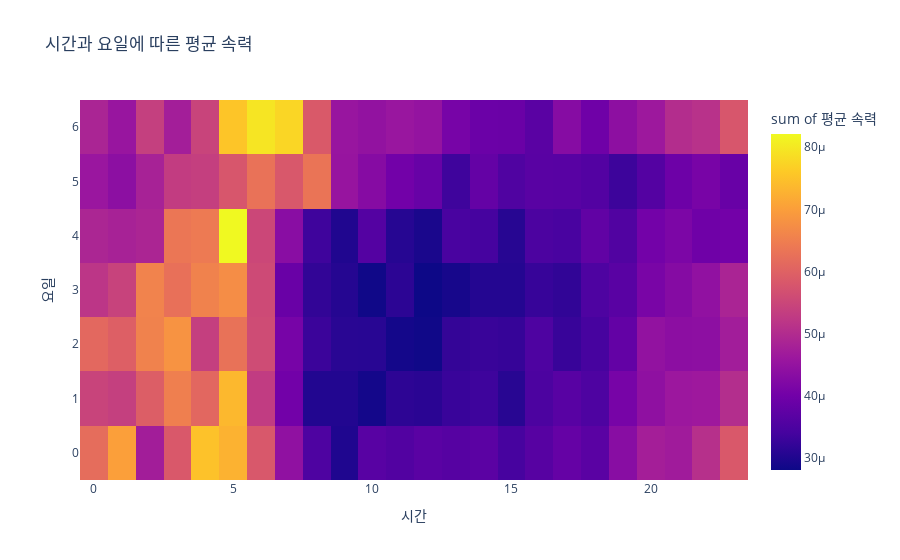

The notebook cell saved with this chart:
### Code cell
# (1) 요일에 따른 평균속력 시각화
df = pd.read_csv("https://raw.githubusercontent.com/guebin/DV2023/main/posts/NYCTaxi.csv").assign(
    log_trip_duration = lambda df: np.log(df.trip_duration),
    pickup_datetime = lambda df: df.pickup_datetime.apply(pd.to_datetime),
    dropoff_datetime = lambda df: df.dropoff_datetime.apply(pd.to_datetime),
    dist = lambda df: np.sqrt((df.pickup_latitude-df.dropoff_latitude)**2 + (df.pickup_longitude-df.dropoff_longitude)**2),
    #---#
    vendor_id = lambda df: df.vendor_id.map({1:'A',2:'B'})
).assign(
    speed = lambda df: df.dist / df.trip_duration,
    pickup_hour = lambda df: df.pickup_datetime.dt.hour,
    dropoff_hour = lambda df: df.dropoff_datetime.dt.hour,
    dayofweek = lambda df: df.pickup_datetime.dt.dayofweek
)
df_small = df[::100].reset_index(drop=True)

df_feature = df.assign(
    log_trip_duration = np.log(df.trip_duration),
    pickup_datetime = df.pickup_datetime.apply(pd.to_datetime),
    dropoff_datetime = df.dropoff_datetime.apply(pd.to_datetime),
    dist = np.sqrt((df.pickup_latitude-df.dropoff_latitude)**2 + (df.pickup_longitude-df.dropoff_longitude)**2),
    #---#
    vendor_id = df.vendor_id.map({1:'A',2:'B'})
).assign(
    pickup_hour = lambda df: df.pickup_datetime.dt.hour,
    dropoff_hour = lambda df: df.dropoff_datetime.dt.hour,
    dayofweek = lambda df: df.pickup_datetime.dt.dayofweek,
    speed = lambda df: df.dist/df.trip_duration,
)
tidydata = df_feature.pivot_table(
    index = 'pickup_hour',
    columns = 'dayofweek',
    aggfunc = 'size'
).stack().reset_index().rename({0:'count'},axis=1)

average_speed_by_hour_and_day = df.groupby(['pickup_hour', 'dayofweek'])['speed'].mean().reset_index()

fig = px.density_heatmap(
    data_frame=average_speed_by_hour_and_day,
    x='pickup_hour',
    y='dayofweek',
    z='speed',
    title='시간과 요일에 따른 평균 속력',
    labels={'pickup_hour': '시간', 'dayofweek': '요일', 'speed': '평균 속력'},
    category_orders={'dayofweek': ['Monday', 'Tuesday', 'Wednesday', 'Thursday', 'Friday', 'Saturday', 'Sunday']},
    nbinsx=24,
    nbinsy=7,
    height=300,
)
fig.show()

### Figure 1 — Plotly figure (JSON) as saved in the notebook; plotly's stock layout.template omitted (floating-point values rounded to 4 significant figures; data arrays with more than 128 entries replaced by an {"elided": "..."} marker saying what was removed)
{"data": [{"coloraxis": "coloraxis", "histfunc": "sum", "hovertemplate": "시간=%{x}<br>요일=%{y}<br>sum of 평균 속력=%{z}<extra></extra>", "name": "", "nbinsx": 24, "nbinsy": 7, "type": "histogram2d", "x": {"elided": "168 int values"}, "xaxis": "x", "xbingroup": "x", "y": {"elided": "168 int values"}, "yaxis": "y", "ybingroup": "y", "z": {"elided": "168 float values"}}], "layout": {"autosize": true, "coloraxis": {"colorbar": {"title": {"text": "sum of 평균 속력"}}, "colorscale": [[0, "#0d0887"], [0.1111, "#46039f"], [0.2222, "#7201a8"], [0.3333, "#9c179e"], [0.4444, "#bd3786"], [0.5556, "#d8576b"], [0.6667, "#ed7953"], [0.7778, "#fb9f3a"], [0.8889, "#fdca26"], [1, "#f0f921"]]}, "legend": {"tracegroupgap": 0}, "title": {"text": "시간과 요일에 따른 평균 속력"}, "xaxis": {"anchor": "y", "autorange": true, "domain": [0, 1], "range": [-0.5, 23.5], "title": {"text": "시간"}, "type": "linear"}, "yaxis": {"anchor": "x", "autorange": true, "categoryarray": ["Sunday", "Saturday", "Friday", "Thursday", "Wednesday", "Tuesday", "Monday"], "categoryorder": "array", "domain": [0, 1], "range": [-0.5, 6.5], "title": {"text": "요일"}, "type": "linear"}}}
